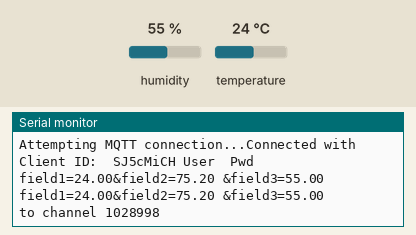
A sketch run on a simulated ESP8266 (NodeMCU). Shown: the last lines printed to the serial monitor. The inputs (shaded band) are chosen by the test bench; at power-on: humidity 55 %, temperature 24 °C. Random numbers use the default seed unless the sketch sets one; no MQTT or app messages arrive unless stated.

Above: at 18.0 s.
18.1 s: humidity set to 22 %
At 20.9 s:
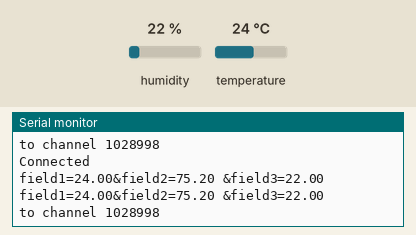
33.2 s: temperature set to 12 °C
At 40.8 s:
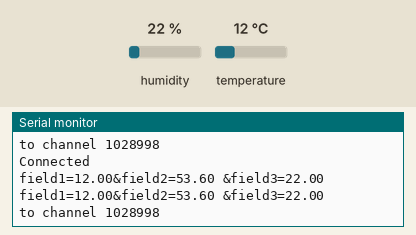
48.3 s: humidity set to 40 %
At 60.8 s:
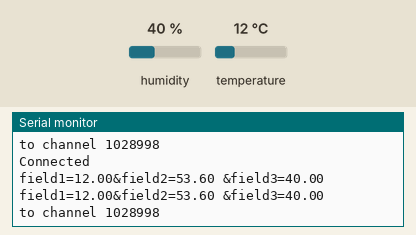
Timing chart, 0 to 62.3 s (numbered marks = the images above; inputs shaded):
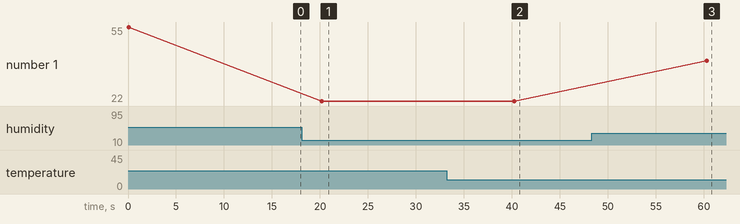

The sketch:

local_client.ino
```cpp
#include <PubSubClient.h>
#include <ESP8266WiFi.h>
#define DATA_FIELD 1                                  // Data field to post the signal strength to.
#include "DHT.h"


//dht DHT;
#define DHTPIN 2     // Digital pin connected to the DHT sensor
#define DHTTYPE DHT11   // DHT 11
DHT dht(DHTPIN, DHTTYPE);

const char* ssid[] = {"pink pants cricket", "Gil's hotspot"};
const char* pass[] = {"breezyshrub", "breezyshrub"};
int num_networks;

const char* local_ssid = "NETGEAR98";
const char* local_pass = "breezyshrub511";

const char* server = "mqtt.thingspeak.com";
char mqttUserName[] = "";                // Use any name.
char mqttPass[] = "";                 // Change to your MQTT API key from Account > MyProfile.
long writeChannelID=1028998;
char writeAPIKey[]   = "6MCNQF4KPLG2D5O8";

int sensorPin = A0;    // select the input pin for the potentiometer
int sensorValue = 0;  // variable to store the value coming from the sensor

WiFiClient client;                                    // Initialize the Wi-Fi client library.
PubSubClient mqttClient( client );                    // Initialize the PuBSubClient library.
int changeFlag=0;                                     // Let the main loop know ther is new data to set.

//
// Prototypes
//

// Handle messages from MQTT subscription.
int mqttSubscriptionCallback(char* topic, byte* payload, unsigned int length);

// Generate a unique client ID and connect to MQTT broker.
void mqttConnect();

// Subscribe to a field or feed from a ThingSpeak channel.
//int mqttSubscribe( long subChannelID,int field,char* readKey, int unSub);

// Publish messages to a channel feed.
// void mqttPublish(long pubChannelID, char* pubWriteAPIKey, float dataArray[], int fieldArray[]);

// Connect to a given Wi-Fi SSID
int connectWifi();

// Measure the Wi-Fi signal strength.
void updateRSSIValue();

// Build a random client ID for MQTT connection.
void getID(char clientID[], int idLength);

void setup() {
    dht.begin();
    Serial.begin( 9600 );
    Serial.println( "Start" );
    int status = WL_IDLE_STATUS; // Set temporary Wi-Fi status.

    connectWifi();  // Connect to Wi-Fi network.
    mqttClient.setServer( server, 1883 ); // Set the MQTT broker details.

}

void loop() {

    if (WiFi.status() != WL_CONNECTED) {
        connectWifi();
    }

    if (!mqttClient.connected())
    {
       mqttConnect(); // Connect if MQTT client is not connected.
    }

        String dataString="";
    // Reading temperature or humidity takes about 250 milliseconds!
    // Sensor readings may also be up to 2 seconds 'old' (its a very slow sensor)
    float h = dht.readHumidity();
    // Read temperature as Celsius (the default)
    float t = dht.readTemperature();
    // Read temperature as Fahrenheit (isFahrenheit = true)
    float f = dht.readTemperature(true);

        // Check if any reads failed and exit early (to try again).
    if (isnan(h) || isnan(t) || isnan(f)) {
      Serial.println(F("Failed to read from DHT sensor!"));
      Serial.println(F("SENSOR ERROR"));
    }

    // Compute heat index in Fahrenheit (the default)
    float hif = dht.computeHeatIndex(f, h);
    // Compute heat index in Celsius (isFahreheit = false)
    float hic = dht.computeHeatIndex(t, h, false);

    dataString = "field1=" + String(t) + "&field2=" + String(f) + " &field3=" + String(h);
    Serial.println(dataString);

    Serial.println( dataString );
    mqttClient.loop(); // Call the loop to maintain connection to the server.

    String topicString ="channels/" + String(writeChannelID) + "/publish/"+String(writeAPIKey);
    mqttClient.publish( topicString.c_str(), dataString.c_str() );
    Serial.println( "to channel " + String(writeChannelID ) );

    //mqttPublish( writeChannelID, writeAPIKey, dataToPublish, fieldsToPublish );

    //CHANGE THIS FOR INTERVALS
    delay(20000);
}

/**
 * Process messages received from subscribed channel via MQTT broker.
 *   topic - Subscription topic for message.
 *   payload - Field to subscribe to. Value 0 means subscribe to all fields.
 *   mesLength - Message length.
 */

void mqttConnect()
{
    char clientID[ 9 ];

    // Loop until connected.
    while ( !mqttClient.connected() )
    {

        getID(clientID,8);

        // Connect to the MQTT broker.
        Serial.print( "Attempting MQTT connection..." );
        //if ( mqttClient.connect( clientID, mqttUserName, mqttPass ) )
        if ( mqttClient.connect( clientID) )

        {
            Serial.println( "Connected with Client ID:  " + String( clientID ) + " User "+ String( mqttUserName ) + " Pwd "+String( mqttPass ) );

        } else
        {
            Serial.print( "failed, rc = " );
            // See https://pubsubclient.knolleary.net/api.html#state for the failure code explanation.
            Serial.print( mqttClient.state() );
            Serial.println( " Will try again in 5 seconds" );
            delay( 5000 );
        }
    }
}

/**
 * Build a random client ID.
 *   clientID - Character array for output
 *   idLength - Length of clientID (actual length is one character longer for NULL)
 */

void getID(char clientID[], int idLength){
static const char alphanum[] ="0123456789"
"ABCDEFGHIJKLMNOPQRSTUVWXYZ"
"abcdefghijklmnopqrstuvwxyz";                        // For random generation of the client ID.

    // Generate client ID.
    for (int i = 0; i < idLength ; i++) {
        clientID[ i ] = alphanum[ random( 51 ) ];
    }
    clientID[ idLength ] = '\0';

}

int connectWifi()
{
    for(int i = 0; i < num_networks; i++){
      WiFi.begin( ssid[i], pass[i]);
      int tries = 0;
      while ( WiFi.status() != WL_CONNECTED ) {
          tries += 1;
          if(tries >= 10){
            break;
          }
          delay( 2500 );
          Serial.println( "Connecting to Wi-Fi" );

      }
    }
    Serial.println( "Connected" );

}

void listNetworks() {
  // scan for nearby networks:
  Serial.println("** Scan Networks **");
  int numSsid = WiFi.scanNetworks();
  if (numSsid == -1)
  {
    Serial.println("Couldn't get a wifi connection");
    while(true);
  }
  num_networks = numSsid;
  // print the list of networks seen:
  Serial.print("number of available networks:");
  Serial.println(numSsid);

  // print the network number and name for each network found:
  for (int thisNet = 0; thisNet<numSsid; thisNet++) {
    Serial.print(thisNet);
    Serial.print(") ");
    Serial.print(WiFi.SSID(thisNet));
    Serial.print("\tSignal: ");
    Serial.print(WiFi.RSSI(thisNet));
    Serial.print(" dBm");
    //Serial.print("\tEncryption: ");
    //printEncryptionType(WiFi.encryptionType(thisNet));
  }

}
```

Measured:
- after the input at 18.1 s, the serial monitor: prints a new line after 2.1 s (image 1)
- after the input at 33.2 s, the serial monitor: prints a new line after 7.0 s (image 2)
- after the input at 48.3 s, the serial monitor: prints a new line after 12.0 s (image 3)
- plotted number 1: 55 → 22 after the input at 18.1 s, 22 → 40 after the input at 48.3 s
